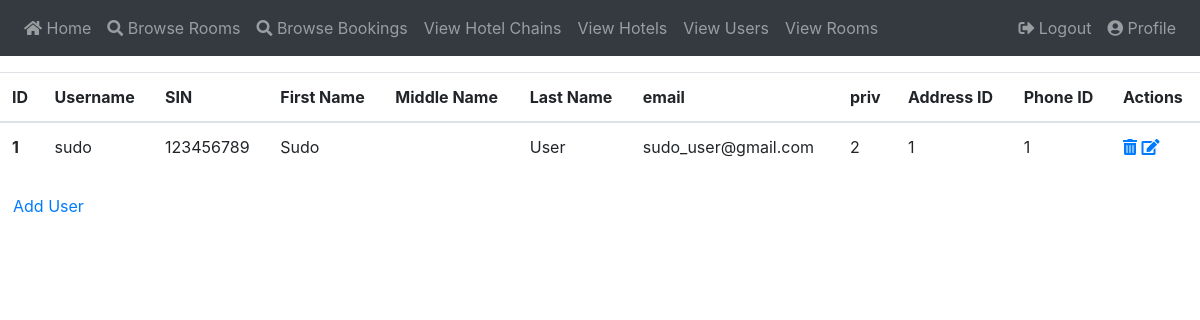
The app's page /view_users (signed in), older data.
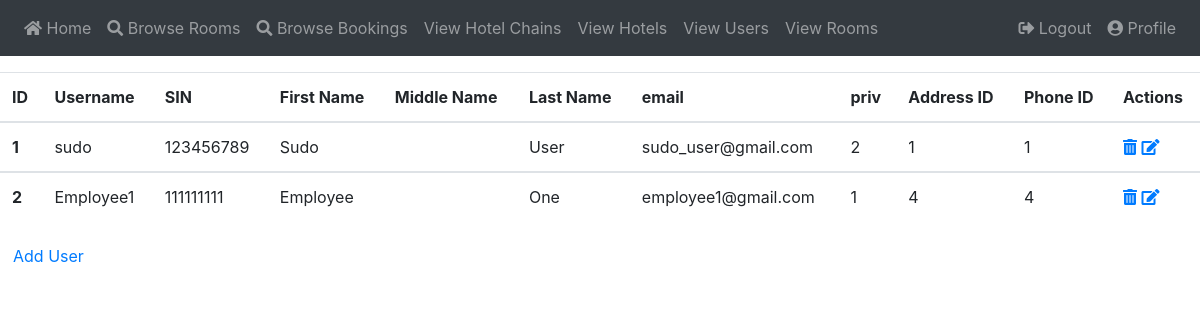
The same page, newer data.
### app/models.py (models this page shows, shortened)
class User(UserMixin, db.Model):
    id          = db.Column(db.Integer, primary_key = True)
    username    = db.Column(db.String(64), index = True, unique = True)
    pwd_hash    = db.Column(db.String(128))
    sin         = db.Column(db.Integer, nullable = False)
    first_name  = db.Column(db.String(32), nullable = False)
    middle_name = db.Column(db.String(32), nullable = True)
    last_name   = db.Column(db.String(32), nullable = False)
    email       = db.Column(db.String(128), nullable = False)
    priv        = db.Column(db.Integer, nullable = False, default = 0)
    address     = db.Column(db.Integer, db.ForeignKey('addr.id'))
    phone       = db.Column(db.Integer, db.ForeignKey('phone.id'))

### app/routes.py (the view)
@app.route("/view_users")
@login_required
def view_users():
    users = User.query.all()
    return render_template("view_users.html", users = users)

### app/models.py (called while the page is built)
@login.user_loader
def load_user(id):
    return User.query.get(int(id))

### app/templates/view_users.html
{% extends "base.html" %}
{% block content %}
    <table class="table">
        <thead>
            <tr>
                <th scope="col">ID</th>
                <th scope="col">Username</th>
                <th scope="col">SIN</th>
                <th scope="col">First Name</th>
                <th scope="col">Middle Name</th>
                <th scope="col">Last Name</th>
                <th scope="col">email</th>
                {% if current_user.priv > 1 %}
                    <th scope="col">priv</th>
                {% endif %}
                <th scope="col">Address ID</th>
                <th scope="col">Phone ID</th>
                <th scope="col">Actions</th>
            </tr>
        </thead>
    {% for u in users %}
        <tbody>
            <tr>
                <th scope="row">{{ u.id }}</th>
                <td>{{ u.username }}</td>
                <td>{{ u.sin }}</td>
                <td>{{ u.first_name }}</td>
                <td>{{ u.middle_name }}</td>
                <td>{{ u.last_name }}</td>
                <td>{{ u.email }}</td>
                {% if current_user.priv > 1 %}
                    <td>{{ u.priv }}</td>
                {% endif %}
                <td>{{ u.address }}</td>
                <td>{{ u.phone }}</td>
                <td>
                    {% if current_user.priv == 2 %}
                        <a href="{{ url_for('delete_user', user_id=u.id) }}"><span class="fa fa-trash-alt"></span></a>
                        <a href="{{ url_for('edit_user', username=u.username) }}"><span class="fa fa-edit"></span></a>
                    {% endif %}
                </td>
            </tr>
        </tbody>
    {% endfor %}
    </table>
    <a href="{{ url_for('add_user') }}" class="btn btn-green">Add User</a>
{% endblock %}

### app/templates/base.html (shortened to what this page needs)
<!DOCTYPE html>
<html>
    <head>
        <link rel="stylesheet" href="https://stackpath.bootstrapcdn.com/bootstrap/4.1.2/css/bootstrap.min.css">
        <link rel="stylesheet" href="https://use.fontawesome.com/releases/v5.7.1/css/all.css">
    </head>
    <body>
        <nav class="navbar navbar-expand-sm fixed-top bg-dark navbar-dark justify-content-between">
            <ul class="navbar-nav">
                <li class="nav-item">
                    <a class="nav-link" href="{{ url_for('index') }}"><span class="fa fa-home"></span> Home</a>
                </li>
                <li class="nav-item">
                    <a class="nav-link" href="{{ url_for('browse_rooms') }}"><span class="fa fa-search"></span> Browse Rooms</a>
                </li>
                {% if current_user %}
                    {% if current_user.is_authenticated %}
                        {% if current_user.priv > 0 %}
                            <li class="nav-item">
                                <a class="nav-link" href="{{ url_for('browse_bookings') }}"><span class="fa fa-search"></span> Browse Bookings</a>
                            </li>
                        {% endif %}
                        {% if current_user.priv > 1 %}
                            <li class="nav-item">
                                <a class="nav-link" href="{{ url_for('view_chains') }}"> View Hotel Chains</a>
                            </li>
                            <li class="nav-item">
                                <a class="nav-link" href="{{ url_for('view_hotels') }}"> View Hotels</a>
                            </li>
                            <li class="nav-item">
                                <a class="nav-link" href="{{ url_for('view_users') }}"> View Users</a>
                            </li>
                            <li class="nav-item">
                                <a class="nav-link" href="{{ url_for('view_rooms') }}"> View Rooms</a>
                            </li>
                        {% endif %}
                    {% endif %}
                {% endif %}
            </ul>
            <ul class="navbar-nav fixed-right">
                {% if current_user.is_anonymous %}
                    <li class="nav-item">
                        <a class="nav-link" href="{{ url_for('register') }}"><span class="fa fa-user"></span> Sign Up</a>
                    </li>
                    <li class="nav-item">
                        <a class="nav-link" href="{{ url_for('login') }}"><span class="fa fa-sign-in-alt"></span> Login</a>
                    </li>
                {% else %}
                    <li class="nav-item">
                        <a class="nav-link" href="{{ url_for('logout') }}"><span class="fa fa-sign-out-alt"></span> Logout</a>
                    </li>
                    <li class="nav-item">
                        <a class="nav-link" href="{{ url_for('user', username=current_user.username) }}"><span class="fa fa-user-circle"></span> Profile</a>
                    </li>
                {% endif %}
            </ul>
        </nav>
        <br>
        <br>
        <br>
        {% block content %}{% endblock %}
    </body>
</html>

Row changes from the older to the newer data that the page shows:
added User: id "2", username "Employee1", sin "111111111", first_name "Employee", last_name "One", email "employee1@gmail.com", priv "1", address "4", phone "4"
